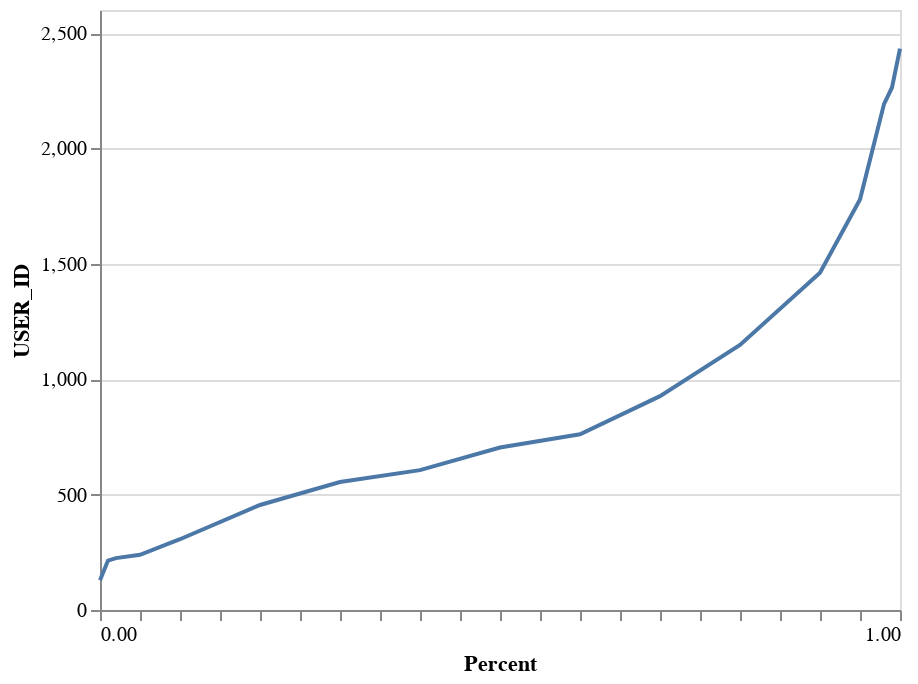

Source (notebook cell):
### Code cell
df_qntl = qntl.to_frame()
df_qntl.index.rename('Percent', inplace=True)
df_qntl['Percent'] = df_qntl.index

import altair as alt
import pandas as pd

alt.Chart(df_qntl).mark_line().encode(
    x=alt.X(
        "Percent:Q",
        axis=alt.Axis(
            tickCount=df_qntl.shape[0],
            grid=False,
            labelExpr="datum.value % 1 ? null : datum.label",
        )
    ),
    y='USER_ID'
)

### Figure 1 — Vega-Lite specification as saved in the notebook (floating-point values rounded to 4 significant figures)
{"config": {"view": {"continuousWidth": 400, "continuousHeight": 300}}, "data": {"name": "data-2765af35381df4e33d5d0495d11bb94f"}, "mark": "line", "encoding": {"x": {"type": "quantitative", "axis": {"grid": false, "labelExpr": "datum.value % 1 ? null : datum.label", "tickCount": 17}, "field": "Percent"}, "y": {"type": "quantitative", "field": "USER_ID"}}, "$schema": "https://vega.github.io/schema/vega-lite/v4.8.1.json", "datasets": {"data-2765af35381df4e33d5d0495d11bb94f": [{"USER_ID": 129.0, "Percent": 0.0}, {"USER_ID": 214.2, "Percent": 0.01}, {"USER_ID": 224.9, "Percent": 0.02}, {"USER_ID": 239.1, "Percent": 0.05}, {"USER_ID": 306.7, "Percent": 0.1}, {"USER_ID": 455.0, "Percent": 0.2}, {"USER_ID": 554.7, "Percent": 0.3}, {"USER_ID": 606.2, "Percent": 0.4}, {"USER_ID": 704.0, "Percent": 0.5}, {"USER_ID": 761.6, "Percent": 0.6}, {"USER_ID": 926.7, "Percent": 0.7}, {"USER_ID": 1148.0, "Percent": 0.8}, {"USER_ID": 1461.0, "Percent": 0.9}, {"USER_ID": 1779.0, "Percent": 0.95}, {"USER_ID": 2192.0, "Percent": 0.98}, {"USER_ID": 2264.0, "Percent": 0.99}, {"USER_ID": 2433.0, "Percent": 1.0}]}}
